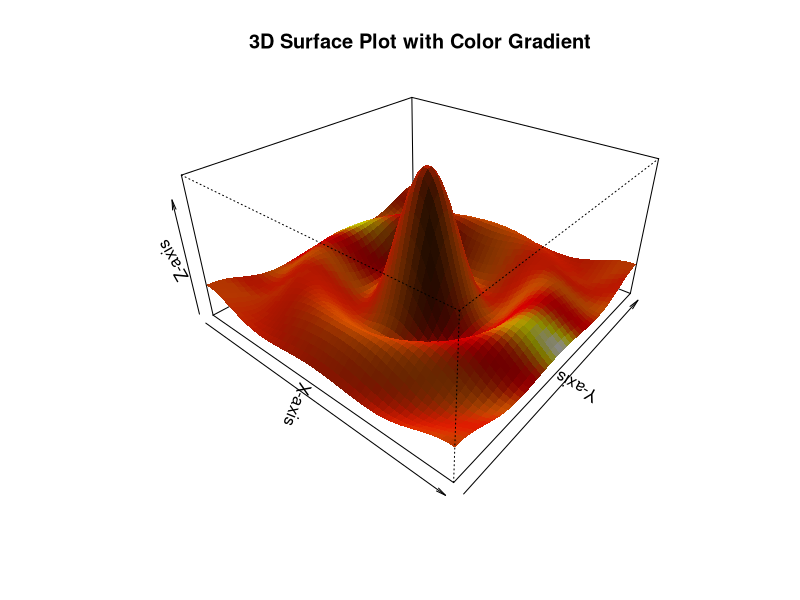

Here is the R script that generated this plot:
# Create a grid of x and y values
x <- seq(-10, 10, length=50)
y <- seq(-10, 10, length=50)

# Create a matrix of z values based on x and y. We use sin function that is often used to denmostrate 3D plotting
z <- outer(x, y, function(x, y) sin(sqrt(x^2 + y^2))/sqrt(x^2 + y^2))

# Create color gradients based on z values
z_col <- cut(z, breaks = 50)
colors <- heat.colors(50)[z_col]

# 3D surface plot with color gradient
persp(x, y, z,
      col = colors,
      theta = 40, phi = 30,
      expand = 0.5,
      shade = 0.5,
      border = NA,
      xlab = "X-axis", ylab = "Y-axis", zlab = "Z-axis",
      main = "3D Surface Plot with Color Gradient")
